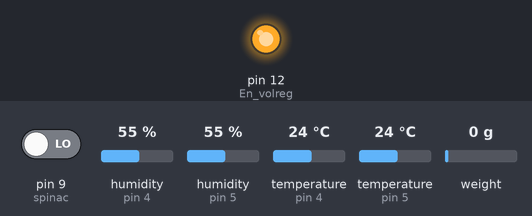
The sketch below on a simulated Arduino Uno, built with avr-gcc and run on an emulated ATmega328P. Parts: output pins drawn as LEDs (lit = HIGH). The inputs (shaded band) are chosen by the test bench; at power-on: pin 9 (spinac) LOW, humidity (sensors on pin 4, pin 5) 55 %, temperature (sensors on pin 4, pin 5) 24 °C, weight on the scale 0 g. The modem accepts every AT command (registered, SIM ready, sends succeed) and sends nothing else.

Above: at 1.2 s.
At 12.9 s:
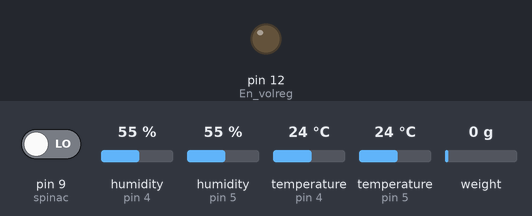
Timing chart, 0 to 14.4 s (numbered marks = the images above):
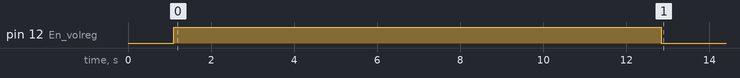

The sketch:

IoT_Beehive_scale.ino
```cpp
#include <SoftwareSerial.h>
#include <DHT.h>
#include <HX711.h>
#include "LowPower.h"

#define TX 10
#define RX 11
#define pinDHTA 4
#define typDHTA DHT21
#define pinDHTB 5
#define typDHTB DHT22
#define calibration_factor -24000.0
#define DT 8
#define SCK 7


int En_volreg = 12;    //enable pin voltage regulatoru
int spinac = 9;       //vstup spínače na hlídání úlu
int state;            //stav pinu 9

SoftwareSerial Sigfox(RX, TX);
DHT DHTA(pinDHTA, typDHTA);
DHT DHTB(pinDHTB, typDHTB);
HX711 scale(DT, SCK);

void setup() {
  Serial.begin(9600);
  Sigfox.begin(9600);
  DHTA.begin();
  DHTB.begin();
  scale.set_scale(calibration_factor);
  pinMode(spinac, INPUT);
  pinMode(En_volreg, OUTPUT);
  delay(1000);
}

void loop() {
  if (Sigfox.available()) {
    Serial.write(Sigfox.read());
  }
  if (Serial.available()) {
    Sigfox.write(Serial.read());
  }

  SigProbudit();
  delay(1000);
  odesliData();
  delay(10000);
  SigUsnout();
  ArSpanek();
  delay(100000);
}


void odesliData() {
  char zprava[12];

  float teplotaA = DHTA.readTemperature();
  unsigned int tepA = (teplotaA + 10) * 10;
  float vlhkostA = DHTA.readHumidity();
  unsigned int vlhA = (vlhkostA);

  float teplotaB = DHTB.readTemperature();
  unsigned int tepB_cela = (teplotaB + 10) * 10;
  float vlhkostB = DHTB.readHumidity();
  unsigned int vlhB = (vlhkostB);

  unsigned int tepB = tepB_cela - tepA + 20;  //zjišťování rozdílu teplot

  int k = 359.64; //číslo musím zjitit samotným scale.get_units potom jen přičítat aby byla bez váhy 0
  float vaha = scale.get_units() + k;
  unsigned int vah = (vaha) * 10;

  delay(500);

  sprintf(zprava, "%03X%02X%02X%02X%03X", tepA, vlhA, tepB, vlhB, vah);
  Sigfox.print("AT$SF=");
  Sigfox.println(zprava);
}


void odeslipoplach() {  //odeslání zprávy o manipulaci
  Sigfox.println("AT$SF=ffffffffffff");
}

void SigUsnout() {  //spánek Sigfox modulu
  Sigfox.println("AT$P=1");
  delay(100);
  digitalWrite(En_volreg, LOW);
}

void SigProbudit() { //probuzení sigfox modulu
  Sigfox.println("\n");
  delay(100);
  digitalWrite(En_volreg, HIGH);
}

void ArSpanek() {  //spánek Arduina
  for (int i = 0; i < 900; i++) {               //i<113=15min, <225=30min, <450=60min, <900=2h, <1350=3h, <1800=4h, <2250=5h, <4500=10h
    LowPower.powerDown(SLEEP_8S, ADC_OFF, BOD_OFF);
    state = digitalRead(spinac);
    if (state == HIGH) {
      SigProbudit();
      delay(1000);
      odeslipoplach();
      delay(5000);
      SigUsnout();
    }
  }
}
```

Measured:
- by itself, pin 12 (En_volreg): LOW → HIGH at 1.1 s, → LOW 11.7 s later
